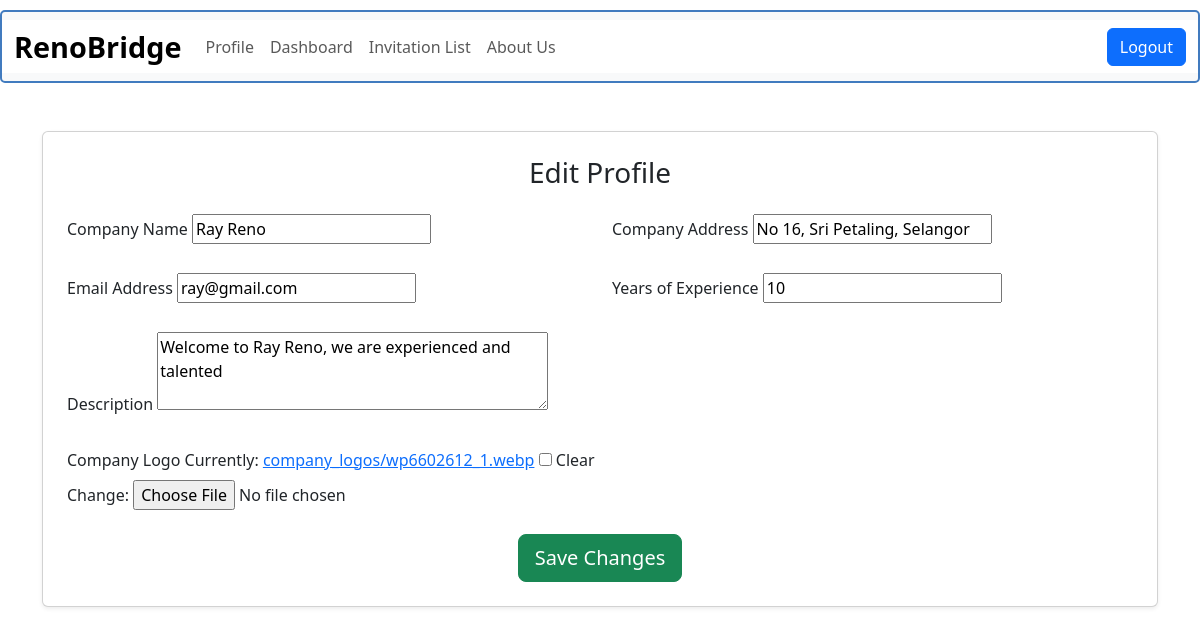
The page /edit_contractor_profile/1/ (signed in) on the database its author committed.
### renobridge/models.py (models this page shows)
class Contractor(models.Model):
    user = models.OneToOneField(settings.AUTH_USER_MODEL, on_delete=models.CASCADE)
    company_name = models.CharField(max_length=200)
    company_address = models.CharField(max_length=200)
    logo = models.ImageField(upload_to='company_logos/', blank=True, null=True)
    email_address = models.EmailField()
    years_of_experience = models.CharField(max_length=50)
    description = models.TextField()
    preferred_location = models.CharField(max_length=100)
    services_provided = models.TextField()  # Store services as comma-separated values
    expertise_styles = models.TextField()  # Store expertise styles as comma-separated values

### renobridge/views.py (the view)
# urls.py: path('edit_contractor_profile/<int:id>/', views.edit_contractor_profile, name='edit_contractor_profile'),
@login_required
def edit_contractor_profile(request, id):
    contractor = get_object_or_404(Contractor, user__id=id)
    if request.method == 'POST':
        form = ContractorProfileForm(request.POST, request.FILES, instance=contractor)
        if form.is_valid():
            form.save()
            return redirect('expert_profile', id=id)
    else:
        form = ContractorProfileForm(instance=contractor)
    context = {
        'form': form,
        'contractor': contractor
    }
    return render(request, 'edit_contractor_profile.html', context)

### renobridge/forms.py
class ContractorProfileForm(forms.ModelForm):
    class Meta:
        model = Contractor
        fields = ['company_name', 'company_address', 'email_address', 'years_of_experience', 'description', 'logo']
        widgets = {
            'description': forms.Textarea(attrs={'rows': 3}),
        }

### renobridge/templates/edit_contractor_profile.html (shortened to what this page needs)
{% load static %}
<!DOCTYPE html>
<html lang="en">
<head>
    <link rel="stylesheet" href="https://cdn.jsdelivr.net/npm/bootstrap@5.3.3/dist/css/bootstrap.min.css">
    <link rel="stylesheet" href="{% static 'style.css' %}">
</head>
<body>
    <nav class="navbar navbar-expand-lg bg-body-tertiary navbar-frame">
        <div class="container-fluid" style="background-color: white;">
          <a class="navbar-brand" href="{% url 'renobridge' %}">RenoBridge</a>
          <div class="collapse navbar-collapse" id="navbarSupportedContent">
            <ul class="navbar-nav me-auto mb-2 mb-lg-0">
              <li class="nav-item">
                <a class="nav-link" href="{% url 'expert_profile' request.user.id %}">Profile</a>
              </li>
              <li class="nav-item">
                <a class="nav-link" href="{% url 'expert_dashboard'%}">Dashboard</a>
              </li>
              <li class="nav-item">
                <a class="nav-link" href="{% url 'expert_invitation_list'%}">Invitation List</a>
              </li>
              <li class="nav-item">
                <a class="nav-link" href="#">About Us</a>
              </li>
            </ul>
            {% if user.is_authenticated %}
            <ul class="navbar-nav ms-auto mb-2 mb-lg-0">
              <li class="nav-item">
                  <a class="btn btn-primary text-white ms-2" href="{% url 'logout' %}">Logout</a>
              </li>
            </ul>
            {% endif %}
          </div>
        </div>
    </nav>
    <form method="POST" enctype="multipart/form-data">
        <div class="container mt-5">
            <div class="card p-4 shadow-sm">
                <h3 class="text-center mb-4">Edit Profile</h3>
                <div class="row g-4">
                    <div class="col-md-6">
                        <label for="id_company_name" class="form-label">Company Name</label>
                        {{ form.company_name }}
                    </div>
                    <div class="col-md-6">
                        <label for="id_company_address" class="form-label">Company Address</label>
                        {{ form.company_address }}
                    </div>
                    <div class="col-md-6">
                        <label for="id_email_address" class="form-label">Email Address</label>
                        {{ form.email_address }}
                    </div>
                    <div class="col-md-6">
                        <label for="id_years_of_experience" class="form-label">Years of Experience</label>
                        {{ form.years_of_experience }}
                    </div>
                    <div class="col-md-12">
                        <label for="id_description" class="form-label">Description</label>
                        {{ form.description }}
                    </div>
                    <div class="col-md-12">
                        <label for="id_logo" class="form-label">Company Logo</label>
                        {{ form.logo }}
                    </div>
                </div>
                <div class="d-flex justify-content-center mt-4">
                    <button type="submit" class="btn btn-success btn-lg">Save Changes</button>
                </div>
            </div>
        </div>
    </form>
</body>
</html>

### renobridge/static/style.css (style rules this page uses)
.navbar-frame { margin-top: 10px; border: 2px solid #417BBF; border-radius: 5px; }
.navbar-brand { font-size: 1.8rem; font-weight: bold; }

### rows shown on the page
Contractor: company_name "Ray Reno", company_address "No 16, Sri Petaling, Selangor", email_address "ray@gmail.com", years_of_experience "10", description "Welcome to Ray Reno, we are experienced and talented"
